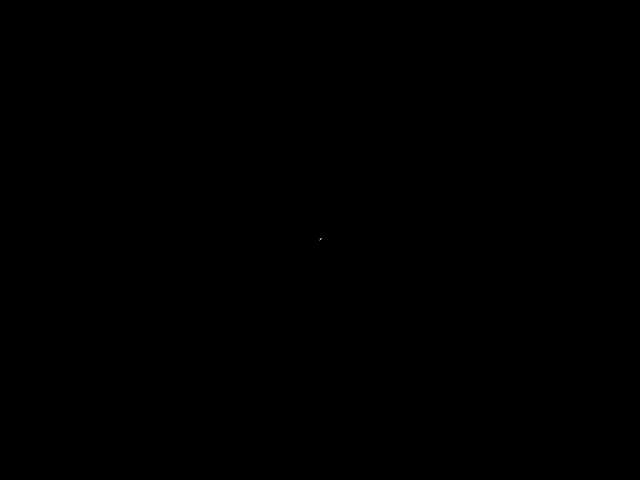
Frame 1 (no input)
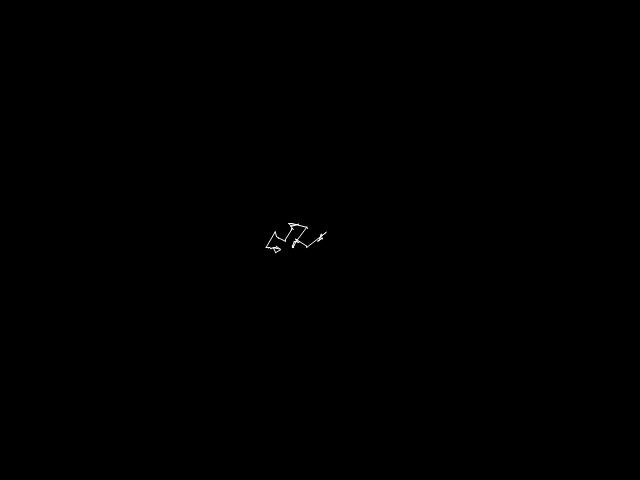
Frame 60 (no input)
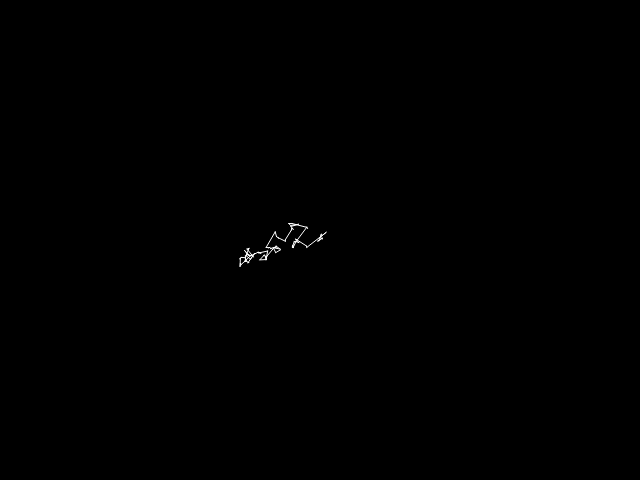
Frame 120 (the mouse pressed at the canvas centre since frame 60)

The p5.js sketch that drew these frames (run headless with seeded random() and noise() and a simulated clock; from frame 60 on, the mouse is pressed at the canvas centre):

// p5.js sketch
// ── sketch.js
let walker;

function setup() {
    createCanvas(640, 480);
    walker = new Walker();
    background(0);
}

function draw() {
    walker.step();
    walker.render();
}

class Walker {
    constructor() {
        this.x = width / 2;
        this.y = height / 2;
        this.prevX = null;
        this.prevY = null;
    }
    
    render() {
        stroke(255);
        line (this.prevX, this.prevY, this.x, this.y);
    }

    // Randomly move according to floating point values
    step() {
        this.prevX = this.x;
        this.prevY = this.y;

        let stepx = random(-1, 1);
        let stepy = random(-1, 1);

        let stepsize = this.montecarlo() * 50;
        stepx *= stepsize;
        stepy *= stepsize;

        this.x += stepx;
        this.y += stepy;

        this.x = constrain(this.x, 0, width - 1);
        this.y = constrain(this.y, 0, height - 1);
    }

    montecarlo() {
        while (true) {
            let r1 = random(1);
            let probability = Math.pow(1.0 - r1, 8);

            let r2 = random(1);
            if (r2 < probability) {
                return r1;
            }
        }
    }
}
